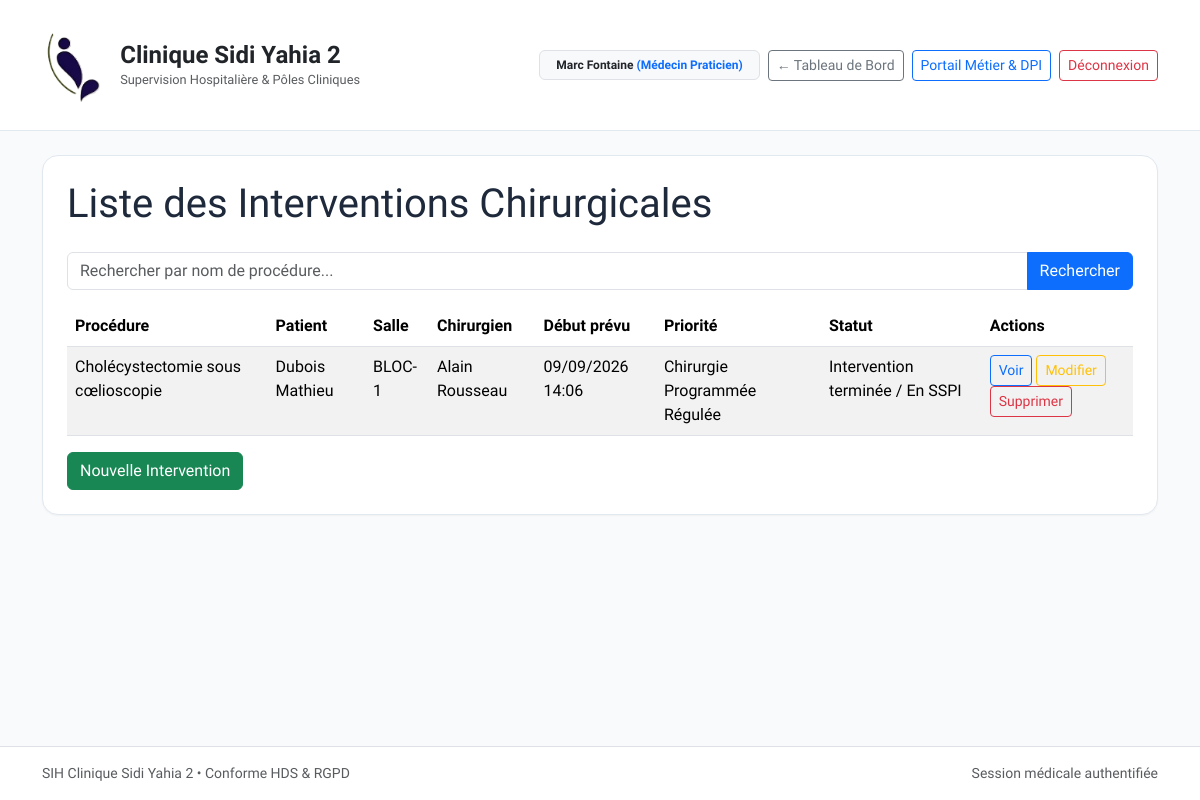
/chirurgie/intervention/ (signed in), run on the app's committed database.
### apps/core/models.py (models this page shows, shortened)
class CustomUser(AbstractUser):
    role = models.CharField(
        max_length=30,
        choices=UserRole.choices,
        default=UserRole.MEDECIN,
        verbose_name="Rôle hospitalier",
    )
    department = models.ForeignKey(
        Department,
        on_delete=models.PROTECT,
        null=True,
        blank=True,
        related_name="staff_members",
        verbose_name="Département d'affectation",
    )
    license_number = models.CharField(
        max_length=30,
        blank=True,
        verbose_name="Numéro RPPS / ADELI",
        help_text="Identifiant national des professionnels de santé",
    )
    phone_number = models.CharField(
        max_length=20,
        blank=True,
        verbose_name="Numéro de téléphone d'urgence / Bip",
    )
    class Meta:
        verbose_name = "Personnel Médical / Utilisateur"
        verbose_name_plural = "Personnel Médical / Utilisateurs"

class AuditableModel(models.Model):
    created_at = models.DateTimeField(
        auto_now_add=True,
        verbose_name="Date de création",
        help_text="Horodatage immuable de l'enregistrement",
    )
    updated_at = models.DateTimeField(
        auto_now=True,
        verbose_name="Dernière mise à jour",
        help_text="Horodatage automatique de la dernière modification",
    )
    class Meta:
        abstract = True

class Patient(AuditableModel):
    ipp = models.CharField(
        max_length=20,
        unique=True,
        editable=False,
        verbose_name="IPP (Identifiant Permanent Patient)",
        help_text="Format normalisé : IPP-YYYY-XXXXXX",
    )
    nir = models.CharField(
        max_length=15,
        unique=True,
        validators=[validate_french_nir],
        verbose_name="Numéro de Sécurité Sociale (NIR)",
        help_text="15 caractères avec clé de contrôle",
    )
    last_name = models.CharField(max_length=100, verbose_name="Nom usuel")
    first_name = models.CharField(max_length=100, verbose_name="Prénom")
    maiden_name = models.CharField(max_length=100, blank=True, verbose_name="Nom de naissance")
    birth_date = models.DateField(verbose_name="Date de naissance")
    gender = models.CharField(
        max_length=1,
        choices=[("M", "Masculin"), ("F", "Féminin"), ("I", "Indéterminé")],
        verbose_name="Sexe biologique",
    )
    blood_group = models.CharField(
        max_length=4,
        choices=BloodGroup.choices,
        default=BloodGroup.INDETERMINE,
        verbose_name="Groupe sanguin & Rhésus",
    )
    current_status = models.ForeignKey(
        PatientStatusConfig,
        on_delete=models.PROTECT,
        null=True,
        blank=True,
        related_name="patients",
        verbose_name="Statut actuel du patient",
    )
    status_updated_at = models.DateTimeField(
        null=True,
        blank=True,
        verbose_name="Dernier changement de statut",
    )
    known_allergies = models.TextField(blank=True, verbose_name="Allergies connues")
    major_medical_history = models.TextField(blank=True, verbose_name="Antécédents médico-chirurgicaux majeurs")
    ongoing_treatments = models.TextField(blank=True, verbose_name="Traitements en cours")
    trusted_person_name = models.CharField(max_length=120, blank=True, verbose_name="Personne de confiance / Représentant légal")
    trusted_person_relation = models.CharField(
        max_length=80,
        blank=True,
        default="Représentant légal / Tuteur",
        verbose_name="Qualité du représentant légal",
    )
    trusted_person_phone = models.CharField(max_length=25, blank=True, verbose_name="Téléphone de la personne de confiance")
    phone = models.CharField(max_length=25, blank=True, verbose_name="Téléphone patient")
    email = models.EmailField(blank=True, verbose_name="Adresse courriel")
    address = models.CharField(max_length=255, blank=True, verbose_name="Adresse postale")
    city = models.CharField(max_length=100, blank=True, verbose_name="Ville / Commune")
    state_province = models.CharField(max_length=100, blank=True, verbose_name="Wilaya / Province / État")
    national_id_number = models.CharField(max_length=50, blank=True, verbose_name="N° PC ou Carte d'Identité (CI)")
    class Meta:
        verbose_name = "Dossier Patient Unique (DPI)"
        verbose_name_plural = "Dossiers Patients Uniques (DPI)"
        ordering = ["last_name", "first_name"]

### apps/chirurgie/models.py (models this page shows, shortened)
class SurgicalIntervention(AuditableModel):
    patient = models.ForeignKey(
        Patient,
        on_delete=models.CASCADE,
        related_name="surgical_interventions",
        verbose_name="Patient (DPI)",
    )
    operating_room = models.ForeignKey(
        OperatingRoom,
        on_delete=models.PROTECT,
        related_name="interventions",
        verbose_name="Salle d'opération",
    )
    lead_surgeon = models.ForeignKey(
        CustomUser,
        on_delete=models.PROTECT,
        limit_choices_to={"role__in": [UserRole.CHIRURGIEN, UserRole.MEDECIN]},
        related_name="lead_surgeries",
        verbose_name="Chirurgien principal",
    )
    anesthesiologist = models.ForeignKey(
        CustomUser,
        on_delete=models.PROTECT,
        null=True,
        blank=True,
        limit_choices_to={"role__in": [UserRole.MEDECIN, UserRole.CHIRURGIEN]},
        related_name="anesthesia_surgeries",
        verbose_name="Médecin Anesthésiste-Réanimateur (MAR)",
    )
    scheduled_start = models.DateTimeField(verbose_name="Début d'intervention prévu")
    scheduled_end = models.DateTimeField(verbose_name="Fin d'intervention prévue")
    procedure_name = models.CharField(max_length=255, verbose_name="Intitulé de l'acte chirurgical")
    surgical_indication = models.TextField(verbose_name="Indication opératoire")
    priority = models.CharField(
        max_length=25,
        choices=SurgicalPriority.choices,
        default=SurgicalPriority.PROGRAMMEE,
        verbose_name="Niveau d'urgence",
    )
    status = models.CharField(
        max_length=20,
        choices=InterventionStatus.choices,
        default=InterventionStatus.PLANIFIEE,
        verbose_name="Statut opératoire",
    )
    class Meta:
        verbose_name = "Intervention Chirurgicale"
        verbose_name_plural = "Interventions Chirurgicales"
        ordering = ["scheduled_start"]

class OperatingRoom(AuditableModel):
    code = models.CharField(max_length=20, unique=True, verbose_name="Code salle")
    name = models.CharField(max_length=100, verbose_name="Désignation de la salle")
    is_septic = models.BooleanField(default=False, verbose_name="Salle dédiée septique")
    is_available = models.BooleanField(default=True, verbose_name="Opérationnelle")
    equipment_summary = models.TextField(blank=True, verbose_name="Équipements intégrés (Coloscopie, Laser, etc.)")
    class Meta:
        verbose_name = "Salle de Bloc Opératoire"
        verbose_name_plural = "Salles de Bloc Opératoire"
        ordering = ["code"]

### apps/chirurgie/views.py (the view)
# urls.py: path("intervention/", views.InterventionListView.as_view(), name="intervention_list"),
class InterventionListView(LoginRequiredMixin, RoleRequiredMixin, ListView):
    model = SurgicalIntervention
    template_name = "chirurgie/intervention_list.html"
    context_object_name = "interventions"
    paginate_by = 20
    def get_queryset(self):
        qs = super().get_queryset().select_related("patient", "operating_room", "lead_surgeon")
        q = self.request.GET.get("q")
        if q:
            qs = qs.filter(procedure_name__icontains=q)
        return qs.order_by("-scheduled_start")

### apps/chirurgie/views.py (called while the page is built)
def user_has_chirurgien_or_medecin(user):
    return user.is_authenticated and (
        user.is_superuser or user.role in [UserRole.ADMIN, UserRole.CHIRURGIEN, UserRole.MEDECIN, UserRole.INFIRMIER]
    )

    def test_func(self):
        return user_has_chirurgien_or_medecin(self.request.user)

### apps/core/context_processors.py (called while the page is built)
def clinic_branding(request: HttpRequest) -> Dict[str, str]:
    return {
        "CLINIC_LOGO_DATA_URI": get_clinic_logo_data_uri(),
    }

### templates/chirurgie/intervention_list.html (shortened to what this page needs)
{% extends 'base.html' %}
{% load static %}
{% block content %}
<h1 class="mb-4">Liste des Interventions Chirurgicales</h1>
<form method="get" class="mb-3">
  <div class="input-group">
    <input type="text" name="q" class="form-control" placeholder="Rechercher par nom de procédure..." value="{{ request.GET.q }}">
    <button class="btn btn-primary" type="submit">Rechercher</button>
  </div>
</form>
<table class="table table-striped">
  <thead>
    <tr>
      <th>Procédure</th>
      <th>Patient</th>
      <th>Salle</th>
      <th>Chirurgien</th>
      <th>Début prévu</th>
      <th>Priorité</th>
      <th>Statut</th>
      <th>Actions</th>
    </tr>
  </thead>
  <tbody>
    {% for inter in interventions %}
    <tr>
      <td>{{ inter.procedure_name }}</td>
      <td>{{ inter.patient.last_name }} {{ inter.patient.first_name }}</td>
      <td>{{ inter.operating_room.code }}</td>
      <td>{{ inter.lead_surgeon.get_full_name }}</td>
      <td>{{ inter.scheduled_start|date:"d/m/Y H:i" }}</td>
      <td>{{ inter.get_priority_display }}</td>
      <td>{{ inter.get_status_display }}</td>
      <td>
        <a href="{% url 'chirurgie:intervention_detail' inter.pk %}" class="btn btn-sm btn-outline-primary">Voir</a>
        <a href="{% url 'chirurgie:intervention_update' inter.pk %}" class="btn btn-sm btn-outline-warning">Modifier</a>
        <a href="{% url 'chirurgie:intervention_delete' inter.pk %}" class="btn btn-sm btn-outline-danger">Supprimer</a>
      </td>
    </tr>
    {% empty %}
    <tr><td colspan="8" class="text-center">Aucune intervention trouvée.</td></tr>
    {% endfor %}
  </tbody>
</table>
<div class="d-flex justify-content-between align-items-center">
  <a href="{% url 'chirurgie:intervention_create' %}" class="btn btn-success">Nouvelle Intervention</a>
</div>
{% endblock %}

### templates/base.html (shortened to what this page needs)
<!DOCTYPE html>
<html lang="fr">
<head>
    <link href="https://cdn.jsdelivr.net/npm/bootstrap@5.3.3/dist/css/bootstrap.min.css" rel="stylesheet">
</head>
<body class="d-flex flex-column min-vh-100">
    <nav class="navbar navbar-expand-lg sih-navbar py-3 mb-4">
        <div class="container">
            <a class="navbar-brand fw-bold text-dark d-flex align-items-center gap-3" href="{% url 'home_dashboard' %}">
                <img src="{{ CLINIC_LOGO_DATA_URI|default:'/static/images/logo_clinique.png' }}"
                    alt="Logo Clinique Sidi Yahia 2" style="height: 88px; width: auto; object-fit: contain;">
                <div>
                    <div class="fs-4 fw-bold lh-sm">Clinique Sidi Yahia 2</div>
                    <div class="text-muted fw-normal" style="font-size: 0.8rem;">Supervision Hospitalière &amp; Pôles
                        Cliniques</div>
                </div>
            </a>
            <div class="d-flex align-items-center gap-2 ms-auto flex-wrap">
                {% if request.user.is_authenticated %}
                <span class="badge bg-light text-dark border px-3 py-2">
                    {{ request.user.get_full_name|default:request.user.username }}
                    <span class="text-primary fw-bold">({{ request.user.get_role_display }})</span>
                </span>
                {% endif %}
                <a href="{% url 'home_dashboard' %}" class="btn btn-sm btn-outline-secondary">
                    &larr; Tableau de Bord
                </a>
                <a href="/admin/" class="btn btn-sm btn-outline-primary">
                    Portail Métier &amp; DPI
                </a>
                <a href="{% url 'logout' %}" class="btn btn-sm btn-outline-danger">
                    Déconnexion
                </a>
            </div>
        </div>
    </nav>
    <main class="container mb-5 flex-grow-1">
        <div class="sih-card p-4">
            {% block content %}{% endblock %}
        </div>
    </main>
    <footer class="bg-white border-top py-3 mt-auto">
        <div class="container d-flex justify-content-between text-muted small">
            <span>SIH Clinique Sidi Yahia 2 &bull; Conforme HDS &amp; RGPD</span>
            <span>Session médicale authentifiée</span>
        </div>
    </footer>
</body>
</html>

### templates/base.html (style rules this page uses)
body { font-family: 'Plus Jakarta Sans', sans-serif; background-color: #f8fafc; color: #1e293b; }
.sih-navbar { background: #ffffff; border-bottom: 1px solid #e2e8f0; }
.sih-card { background: #ffffff; border: 1px solid #e2e8f0; border-radius: 1rem; box-shadow: 0 1px 2px 0 rgba(0, 0, 0, 0.04); }

### data on the page
CustomUser: user.get_full_name "Marc Fontaine", user.role "Médecin Praticien"
SurgicalIntervention: procedure_name "Cholécystectomie sous cœlioscopie", patient.last_name "Dubois", patient.first_name "Mathieu", operating_room.code "BLOC-1", lead_surgeon.get_full_name "Alain Rousseau", scheduled_start "09/09/2026 14:06", priority "Chirurgie Programmée Régulée", status "Intervention terminée / En SSPI"
